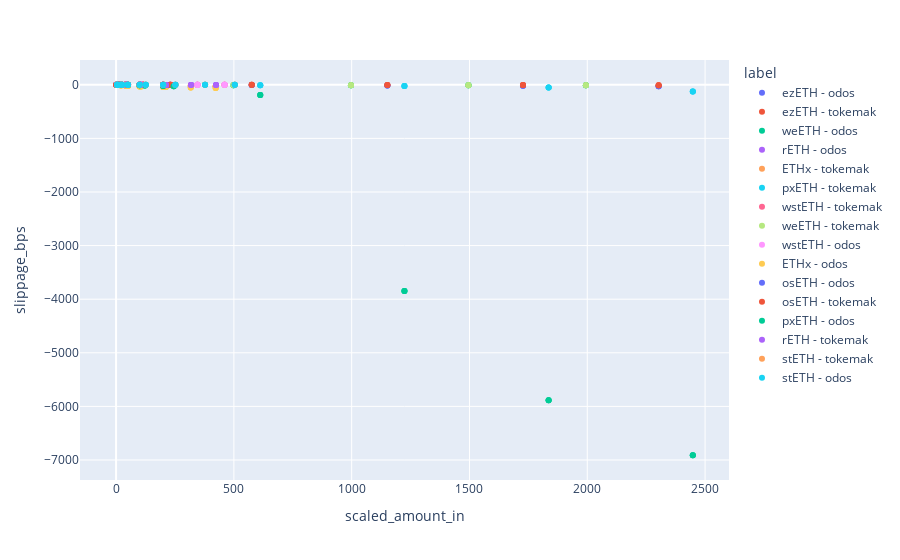

The notebook cell saved with this chart:
### Code cell
px.scatter(swap_quotes_df, x="scaled_amount_in", y="slippage_bps", color="label")

### Figure 1 — Plotly figure (JSON) as saved in the notebook; plotly's stock layout.template omitted (floating-point values rounded to 4 significant figures)
{"data": [{"hovertemplate": "label=ezETH - odos<br>scaled_amount_in=%{x}<br>slippage_bps=%{y}<extra></extra>", "legendgroup": "ezETH - odos", "marker": {"color": "#636efa", "symbol": "circle"}, "mode": "markers", "name": "ezETH - odos", "orientation": "v", "showlegend": true, "type": "scatter", "x": [51.03, 0.5103, 2.551, 12.76, 51.03, 0.5103, 38.27, 5.103, 25.51, 5.103, 12.76, 38.27, 51.03, 0.5103, 5.103, 25.51, 12.76, 2.551, 25.51, 2.551, 38.27, 50, 200, 50, 20, 20, 100, 5, 100, 200, 200, 100, 5, 20, 50, 5], "xaxis": "x", "y": [-1.21, 0.2, 0.11, -0.36, -1.21, 0.2, -1.08, 0, -0.97, 0, -0.36, -1.08, -1.21, 0.2, 0, -0.97, -0.36, 0.11, -0.97, 0.11, -1.08, -1.2, -1.84, -1.2, -0.7, -0.7, -1.48, 0, -1.48, -1.84, -1.84, -1.48, 0, -0.7, -1.2, 0], "yaxis": "y"}, {"hovertemplate": "label=ezETH - tokemak<br>scaled_amount_in=%{x}<br>slippage_bps=%{y}<extra></extra>", "legendgroup": "ezETH - tokemak", "marker": {"color": "#EF553B", "symbol": "circle"}, "mode": "markers", "name": "ezETH - tokemak", "orientation": "v", "showlegend": true, "type": "scatter", "x": [12.76, 0.5103, 38.27, 0.5103, 12.76, 25.51, 5.103, 25.51, 2.551, 5.103, 51.03, 51.03, 2.551, 38.27, 25.51, 2.551, 12.76, 51.03, 0.5103, 38.27, 5.103, 20, 20, 100, 50, 200, 200, 50, 100, 20, 100, 5, 200, 5, 5, 50], "xaxis": "x", "y": [-0.36, 0.2, -1.08, 0.2, -0.36, -0.97, 0, -0.97, 0.11, 0, -1.21, -1.21, 0.11, -1.08, -0.97, 0.11, -0.36, -1.21, 0.2, -1.08, 0, -0.7, -0.7, -1.48, -1.2, -1.84, -1.84, -1.2, -1.48, -0.7, -1.48, 0, -1.84, 0, 0, -1.2], "yaxis": "y"}, {"hovertemplate": "label=weETH - odos<br>scaled_amount_in=%{x}<br>slippage_bps=%{y}<extra></extra>", "legendgroup": "weETH - odos", "marker": {"color": "#00cc96", "symbol": "circle"}, "mode": "markers", "name": "weETH - odos", "orientation": "v", "showlegend": true, "type": "scatter", "x": [99.71, 199.4, 997.1, 1496.0, 498.5, 1496.0, 997.1, 99.71, 99.71, 1994.0, 1496.0, 199.4, 498.5, 199.4, 1994.0, 997.1, 19.94, 19.94, 498.5, 19.94, 1994.0, 200, 200, 100, 100, 20, 5, 50, 5, 50, 100, 20, 50, 200, 20, 5], "xaxis": "x", "y": [-6.4, -6.6, -7.47, -7.97, -6.96, -7.97, -7.47, -6.4, -6.4, -8.46, -7.97, -6.6, -6.96, -6.6, -8.46, -7.47, -5.59, -5.45, -6.96, -5.45, -8.46, -6.6, -6.6, -6.4, -6.4, -5.6, -3.6, -6.13, -3.6, -6.13, -6.4, -5.6, -6.13, -6.6, -5.6, -3.6], "yaxis": "y"}, {"hovertemplate": "label=rETH - odos<br>scaled_amount_in=%{x}<br>slippage_bps=%{y}<extra></extra>", "legendgroup": "rETH - odos", "marker": {"color": "#ab63fa", "symbol": "circle"}, "mode": "markers", "name": "rETH - odos", "orientation": "v", "showlegend": true, "type": "scatter", "x": [42.42, 318.2, 106.1, 212.1, 318.2, 42.42, 21.21, 424.2, 424.2, 106.1, 212.1, 42.42, 106.1, 21.21, 4.242, 4.242, 4.242, 318.2, 212.1, 424.2, 21.21, 200, 5, 50, 100, 50, 100, 50, 5, 200, 20, 20, 5, 100, 20, 200], "xaxis": "x", "y": [-1.06, -6.03, -2.1, -4.05, -6.19, -1.06, -0.46, -8.7, -8.46, -2, -3.91, -1.06, -2.1, -0.46, 0.02, 0.02, 0.02, -6.17, -4.05, -8.44, -0.46, -3.68, 0, -1.27, -1.89, -1.27, -1.89, -1.27, 0, -3.68, -0.42, -0.42, 0, -1.89, -0.42, -3.68], "yaxis": "y"}, {"hovertemplate": "label=ETHx - tokemak<br>scaled_amount_in=%{x}<br>slippage_bps=%{y}<extra></extra>", "legendgroup": "ETHx - tokemak", "marker": {"color": "#FFA15A", "symbol": "circle"}, "mode": "markers", "name": "ETHx - tokemak", "orientation": "v", "showlegend": true, "type": "scatter", "x": [21.14, 211.4, 4.227, 211.4, 105.7, 422.7, 317.1, 42.27, 42.27, 4.227, 42.27, 4.227, 422.7, 21.14, 105.7, 21.14, 422.7, 105.7, 211.4, 317.1, 317.1, 20, 20, 20, 50, 200, 200, 50, 5, 100, 100, 100, 50, 5, 200, 5], "xaxis": "x", "y": [-0.63, -10.71, 0.03, -10.71, -4.4, -26.55, -19.23, -1.5, -1.5, 0.03, -1.5, 0.03, -26.55, -0.63, -4.4, -0.63, -26.55, -4.4, -10.71, -19.15, -19.15, -0.58, -0.58, -0.65, -1.84, -9.86, -9.85, -1.92, 0, -4.12, -4.24, -4.12, -1.84, 0, -10.01, -0.06], "yaxis": "y"}, {"hovertemplate": "label=pxETH - tokemak<br>scaled_amount_in=%{x}<br>slippage_bps=%{y}<extra></extra>", "legendgroup": "pxETH - tokemak", "marker": {"color": "#19d3f3", "symbol": "circle"}, "mode": "markers", "name": "pxETH - tokemak", "orientation": "v", "showlegend": true, "type": "scatter", "x": [244.8, 2448.0, 24.48, 612.0, 612.0, 2448.0, 1836.0, 122.4, 122.4, 24.48, 1224.0, 1224.0, 1836.0, 1224.0, 2448.0, 612.0, 244.8, 1836.0, 244.8, 24.48, 122.4, 100, 100, 5, 20, 100, 200, 5, 5, 200, 20, 200, 20, 50, 50, 50], "xaxis": "x", "y": [-4.32, -123.8, -0.78, -10.11, -10.11, -123.8, -52.4, -2.57, -2.57, -0.78, -24.74, -24.59, -52.44, -24.75, -123.8, -10.14, -4.32, -52.42, -4.45, -0.78, -2.62, -2.17, -2.26, 0, -0.6, -2.28, -3.75, 0, 0, -3.75, -0.6, -3.75, -0.6, -1.42, -1.42, -1.42], "yaxis": "y"}, {"hovertemplate": "label=wstETH - tokemak<br>scaled_amount_in=%{x}<br>slippage_bps=%{y}<extra></extra>", "legendgroup": "wstETH - tokemak", "marker": {"color": "#FF6692", "symbol": "circle"}, "mode": "markers", "name": "wstETH - tokemak", "orientation": "v", "showlegend": true, "type": "scatter", "x": [4.606, 345.4, 460.6, 46.06, 460.6, 4.606, 46.06, 115.1, 23.03, 230.3, 230.3, 46.06, 230.3, 23.03, 4.606, 460.6, 115.1, 5, 23.03, 345.4, 345.4, 115.1, 5, 50, 200, 200, 200, 100, 20, 50, 20, 20, 100, 100, 50, 5], "xaxis": "x", "y": [0.02, -0.59, -0.76, -0.35, -0.66, 0.02, -0.35, -0.45, -0.38, -0.55, -0.55, -0.35, -0.59, -0.29, 0.02, -0.66, -0.45, 0, -0.29, -0.67, -0.59, -0.45, -0.52, -0.3, -0.63, -0.49, -0.51, -0.56, -0.05, -0.33, -0.14, -0.54, -0.38, -0.36, -0.57, 0.13], "yaxis": "y"}, {"hovertemplate": "label=weETH - tokemak<br>scaled_amount_in=%{x}<br>slippage_bps=%{y}<extra></extra>", "legendgroup": "weETH - tokemak", "marker": {"color": "#B6E880", "symbol": "circle"}, "mode": "markers", "name": "weETH - tokemak", "orientation": "v", "showlegend": true, "type": "scatter", "x": [498.5, 498.5, 498.5, 19.94, 1496.0, 1994.0, 997.1, 19.94, 1994.0, 1994.0, 199.4, 99.71, 99.71, 199.4, 997.1, 1496.0, 997.1, 199.4, 19.94, 99.71, 1496.0, 200, 20, 50, 5, 5, 50, 5, 20, 200, 100, 100, 100, 50, 20, 200], "xaxis": "x", "y": [-6.19, -6.19, -6.19, -0.47, -7.58, -8.12, -6.99, -0.47, -8.12, -8.12, -4.93, -3.21, -3.21, -4.93, -6.99, -7.58, -6.99, -4.93, -0.47, -3.21, -7.58, -4.93, -0.47, -1.5, 0, 0, -1.5, 0, -0.47, -4.93, -3.22, -3.22, -3.22, -1.5, -0.47, -4.93], "yaxis": "y"}, {"hovertemplate": "label=wstETH - odos<br>scaled_amount_in=%{x}<br>slippage_bps=%{y}<extra></extra>", "legendgroup": "wstETH - odos", "marker": {"color": "#FF97FF", "symbol": "circle"}, "mode": "markers", "name": "wstETH - odos", "orientation": "v", "showlegend": true, "type": "scatter", "x": [4.606, 4.606, 345.4, 23.03, 345.4, 115.1, 115.1, 115.1, 4.606, 345.4, 46.06, 230.3, 23.03, 230.3, 23.03, 460.6, 460.6, 460.6, 230.3, 46.06, 46.06, 5, 5, 50, 100, 20, 100, 100, 50, 20, 5, 20, 200, 50, 200, 200], "xaxis": "x", "y": [0.02, 0.02, -0.59, -0.29, -0.67, -0.45, -0.45, -0.45, 0.02, -0.59, -0.35, -0.55, -0.29, -0.55, -0.38, -0.66, -0.76, -0.66, -0.59, -0.35, -0.35, -0.52, 0, -0.3, -0.38, -0.05, -0.36, -0.56, -0.29, -0.14, 0.13, -0.54, -0.49, -0.57, -0.63, -0.51], "yaxis": "y"}, {"hovertemplate": "label=ETHx - odos<br>scaled_amount_in=%{x}<br>slippage_bps=%{y}<extra></extra>", "legendgroup": "ETHx - odos", "marker": {"color": "#FECB52", "symbol": "circle"}, "mode": "markers", "name": "ETHx - odos", "orientation": "v", "showlegend": true, "type": "scatter", "x": [42.27, 422.7, 422.7, 317.1, 4.227, 422.7, 317.1, 105.7, 21.14, 4.227, 211.4, 21.14, 42.27, 4.227, 211.4, 317.1, 105.7, 105.7, 21.14, 211.4, 42.27, 50, 5, 5, 100, 50, 50, 5, 100, 20, 20, 20, 200, 200, 200, 100], "xaxis": "x", "y": [-21.96, -61.42, -61.42, -52.84, -5.29, -61.42, -52.72, -33.62, -11.52, -5.29, -43.78, -11.52, -21.96, -5.28, -43.78, -52.72, -33.62, -33.62, -11.52, -43.78, -21.96, -24.45, -5.59, -5.48, -32.88, -24.21, -24.25, -6.11, -32.9, -10.84, -10.75, -11.25, -42.75, -42.81, -42.76, -33.01], "yaxis": "y"}, {"hovertemplate": "label=osETH - odos<br>scaled_amount_in=%{x}<br>slippage_bps=%{y}<extra></extra>", "legendgroup": "osETH - odos", "marker": {"color": "#636efa", "symbol": "circle"}, "mode": "markers", "name": "osETH - odos", "orientation": "v", "showlegend": true, "type": "scatter", "x": [2303.0, 115.1, 23.03, 115.1, 2303.0, 575.7, 23.03, 1727.0, 23.03, 115.1, 2303.0, 575.7, 230.3, 230.3, 1151.0, 1151.0, 1151.0, 575.7, 230.3, 1727.0, 1727.0, 100, 100, 200, 20, 50, 20, 5, 5, 5, 200, 100, 50, 20, 50, 200], "xaxis": "x", "y": [-27.2, -2.25, -1.44, -2.25, -27.2, -6.42, -1.44, -18.83, -1.44, -2.25, -27.2, -6.42, -3.27, -3.27, -12.13, -12.13, -12.13, -6.42, -3.27, -18.83, -18.83, -2.12, -2.12, -3, -1.41, -1.68, -1.42, -1.28, -1.29, -1.28, -3, -2.12, -1.68, -1.41, -1.68, -3], "yaxis": "y"}, {"hovertemplate": "label=osETH - tokemak<br>scaled_amount_in=%{x}<br>slippage_bps=%{y}<extra></extra>", "legendgroup": "osETH - tokemak", "marker": {"color": "#EF553B", "symbol": "circle"}, "mode": "markers", "name": "osETH - tokemak", "orientation": "v", "showlegend": true, "type": "scatter", "x": [575.7, 115.1, 2303.0, 575.7, 230.3, 1151.0, 1727.0, 115.1, 23.03, 2303.0, 23.03, 23.03, 2303.0, 230.3, 230.3, 1151.0, 1727.0, 1727.0, 1151.0, 575.7, 115.1, 50, 20, 200, 5, 100, 200, 5, 200, 100, 20, 50, 100, 50, 5, 20], "xaxis": "x", "y": [-1.93, -0.44, -7.38, -1.93, -0.88, -3.63, -5.43, -0.44, -0.07, -7.38, -0.07, -0.07, -7.38, -0.88, -0.88, -3.63, -5.43, -5.43, -3.62, -1.93, -0.44, -0.18, -0.06, -0.78, 0, -0.38, -0.78, 0, -0.78, -0.38, -0.06, -0.18, -0.38, -0.18, 0, -0.06], "yaxis": "y"}, {"hovertemplate": "label=pxETH - odos<br>scaled_amount_in=%{x}<br>slippage_bps=%{y}<extra></extra>", "legendgroup": "pxETH - odos", "marker": {"color": "#00cc96", "symbol": "circle"}, "mode": "markers", "name": "pxETH - odos", "orientation": "v", "showlegend": true, "type": "scatter", "x": [244.8, 244.8, 612.0, 2448.0, 2448.0, 24.48, 1836.0, 122.4, 612.0, 612.0, 1224.0, 122.4, 122.4, 1836.0, 244.8, 24.48, 1836.0, 1224.0, 2448.0, 1224.0, 24.48, 100, 50, 200, 100, 200, 20, 50, 50, 5, 20, 100, 5, 5, 200, 20], "xaxis": "x", "y": [-29.02, -28.98, -189.3, -6911.0, -6911.0, -2.64, -5885.0, -12.38, -189.4, -189.4, -3848.0, -12.38, -12.38, -5885.0, -29.02, -2.64, -5885.0, -3848.0, -6911.0, -3848.0, -2.64, -9.87, -4.85, -22.07, -9.87, -22.07, -2.41, -4.85, -4.85, -1.12, -2.41, -9.87, -1.12, -1.12, -22.07, -2.41], "yaxis": "y"}, {"hovertemplate": "label=rETH - tokemak<br>scaled_amount_in=%{x}<br>slippage_bps=%{y}<extra></extra>", "legendgroup": "rETH - tokemak", "marker": {"color": "#ab63fa", "symbol": "circle"}, "mode": "markers", "name": "rETH - tokemak", "orientation": "v", "showlegend": true, "type": "scatter", "x": [4.242, 318.2, 212.1, 106.1, 42.42, 4.242, 424.2, 424.2, 42.42, 21.21, 42.42, 4.242, 212.1, 106.1, 318.2, 21.21, 106.1, 318.2, 21.21, 5, 424.2, 212.1, 50, 20, 50, 5, 100, 100, 5, 200, 50, 20, 20, 100, 200, 200], "xaxis": "x", "y": [0.02, -4.58, -3.1, -1.74, -0.86, 0.02, -6.1, -6.12, -0.86, -0.46, -0.86, 0.02, -3.1, -1.83, -4.58, -0.46, -1.83, -4.47, -0.46, 0, -6, -3.01, -1.06, -0.42, -1.06, 0, -1.66, -1.66, 0, -2.85, -1.06, -0.42, -0.42, -1.66, -2.93, -2.86], "yaxis": "y"}, {"hovertemplate": "label=stETH - tokemak<br>scaled_amount_in=%{x}<br>slippage_bps=%{y}<extra></extra>", "legendgroup": "stETH - tokemak", "marker": {"color": "#FFA15A", "symbol": "circle"}, "mode": "markers", "name": "stETH - tokemak", "orientation": "v", "showlegend": true, "type": "scatter", "x": [50.37, 5.037, 377.8, 25.19, 125.9, 5.037, 25.19, 25.19, 503.7, 251.9, 50.37, 251.9, 377.8, 503.7, 50, 100, 377.8, 125.9, 5.037, 503.7, 50.37, 251.9, 125.9, 20, 5, 100, 200, 20, 5, 5, 20, 200, 50, 200, 50, 100], "xaxis": "x", "y": [-0.45, 0, -0.61, -0.42, -0.69, 0, -0.42, -0.32, -0.7, -0.61, -0.45, -0.61, -0.61, -0.7, -0.57, -0.43, -0.73, -0.52, 0, -0.85, -0.45, -0.61, -0.69, -0.15, 0.1, -0.41, -0.47, -0.53, -0.52, 0, -0.27, -0.65, -0.31, -0.49, -0.36, -0.59], "yaxis": "y"}, {"hovertemplate": "label=stETH - odos<br>scaled_amount_in=%{x}<br>slippage_bps=%{y}<extra></extra>", "legendgroup": "stETH - odos", "marker": {"color": "#19d3f3", "symbol": "circle"}, "mode": "markers", "name": "stETH - odos", "orientation": "v", "showlegend": true, "type": "scatter", "x": [503.7, 377.8, 25.19, 125.9, 503.7, 5.037, 5.037, 251.9, 377.8, 125.9, 5.037, 25.19, 50.37, 50.37, 251.9, 503.7, 125.9, 50.37, 251.9, 25.19, 377.8, 5, 100, 20, 5, 200, 50, 20, 50, 200, 100, 100, 20, 50, 200, 5], "xaxis": "x", "y": [-0.82, -0.61, -0.42, -0.63, -0.7, 0, 0, -0.61, -0.73, -0.63, 0, -0.32, -0.45, -0.45, -0.61, -0.7, -0.52, -0.39, -0.61, -0.32, -0.61, 0, -0.37, -0.53, 0.1, -0.47, -0.57, -0.15, -0.36, -0.49, -0.4, -0.65, -0.13, -0.31, -0.65, -0.91], "yaxis": "y"}], "layout": {"legend": {"title": {"text": "label"}, "tracegroupgap": 0}, "margin": {"t": 60}, "xaxis": {"anchor": "y", "domain": [0, 1], "title": {"text": "scaled_amount_in"}}, "yaxis": {"anchor": "x", "domain": [0, 1], "title": {"text": "slippage_bps"}}}}
